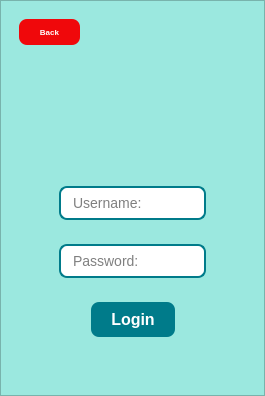
      <widget class="QWidget" name="page_2">
       <layout class="QGridLayout" name="gridLayout_3">
        <property name="leftMargin">
         <number>0</number>
        </property>
        <property name="topMargin">
         <number>0</number>
        </property>
        <property name="rightMargin">
         <number>0</number>
        </property>
        <property name="bottomMargin">
         <number>0</number>
        </property>
        <item row="0" column="0">
         <widget class="QFrame" name="frame_2">
          <property name="sizePolicy">
           <sizepolicy hsizetype="Expanding" vsizetype="Expanding">
            <horstretch>0</horstretch>
            <verstretch>0</verstretch>
           </sizepolicy>
          </property>
          <property name="styleSheet">
           <string notr="true">background-color: rgb(155, 232, 223);</string>
          </property>
          <property name="frameShape">
           <enum>QFrame::Shape::StyledPanel</enum>
          </property>
          <property name="frameShadow">
           <enum>QFrame::Shadow::Raised</enum>
          </property>
          <layout class="QVBoxLayout" name="verticalLayout_2">
           <item>
            <widget class="QWidget" name="widget_5" native="true">
             <layout class="QHBoxLayout" name="horizontalLayout_5">
              <item>
               <widget class="QPushButton" name="backBtn_1">
                <property name="styleSheet">
                 <string notr="true">QPushButton {
    
	background-color: rgb(240, 8, 11);
    color: white;
    border: none;
    border-radius: 8px;
    padding: 8px 20px;
    font-size: 8px;
	
    font-weight: bold;
}

QPushButton:hover {
    background-color: rgb(220, 8, 11);
}

QPushButton:pressed {
    background-color: rgb(250, 8, 11);
}
</string>
                </property>
                <property name="text">
                 <string>Back</string>
                </property>
               </widget>
              </item>
              <item>
               <spacer name="horizontalSpacer_10">
                <property name="orientation">
                 <enum>Qt::Orientation::Horizontal</enum>
                </property>
                <property name="sizeHint" stdset="0">
                 <size>
                  <width>40</width>
                  <height>20</height>
                 </size>
                </property>
               </spacer>
              </item>
             </layout>
            </widget>
           </item>
           <item>
            <spacer name="verticalSpacer_5">
             <property name="orientation">
              <enum>Qt::Orientation::Vertical</enum>
             </property>
             <property name="sizeHint" stdset="0">
              <size>
               <width>20</width>
               <height>40</height>
              </size>
             </property>
            </spacer>
           </item>
           <item>
            <widget class="QLabel" name="loginHeaderLabel">
             <property name="styleSheet">
              <string notr="true">font-size: 20pt;
font-weight: bold;
color: rgb(0, 0, 0);</string>
             </property>
             <property name="text">
              <string/>
             </property>
             <property name="alignment">
              <set>Qt::AlignmentFlag::AlignHCenter|Qt::AlignmentFlag::AlignTop</set>
             </property>
            </widget>
           </item>
           <item>
            <spacer name="verticalSpacer_4">
             <property name="orientation">
              <enum>Qt::Orientation::Vertical</enum>
             </property>
             <property name="sizeHint" stdset="0">
              <size>
               <width>20</width>
               <height>40</height>
              </size>
             </property>
            </spacer>
           </item>
           <item>
            <widget class="QWidget" name="widget_2" native="true">
             <layout class="QHBoxLayout" name="horizontalLayout_2">
              <item>
               <spacer name="horizontalSpacer_4">
                <property name="orientation">
                 <enum>Qt::Orientation::Horizontal</enum>
                </property>
                <property name="sizeHint" stdset="0">
                 <size>
                  <width>40</width>
                  <height>20</height>
                 </size>
                </property>
               </spacer>
              </item>
              <item>
               <widget class="QLineEdit" name="usernameLoginLineEdit">
                <property name="styleSheet">
                 <string notr="true">QLineEdit {
    background-color: white;
    border: 2px solid #007B8A;   
    border-radius: 8px;
    padding: 6px 10px;
    font-size: 14px;
    color: black;
}





</string>
                </property>
                <property name="placeholderText">
                 <string>Username:</string>
                </property>
               </widget>
              </item>
              <item>
               <spacer name="horizontalSpacer_5">
                <property name="orientation">
                 <enum>Qt::Orientation::Horizontal</enum>
                </property>
                <property name="sizeHint" stdset="0">
                 <size>
                  <width>40</width>
                  <height>20</height>
                 </size>
                </property>
               </spacer>
              </item>
             </layout>
            </widget>
           </item>
           <item>
            <widget class="QWidget" name="widget_3" native="true">
             <layout class="QHBoxLayout" name="horizontalLayout_3">
              <item>
               <spacer name="horizontalSpacer_6">
                <property name="orientation">
                 <enum>Qt::Orientation::Horizontal</enum>
                </property>
                <property name="sizeHint" stdset="0">
                 <size>
                  <width>40</width>
                  <height>20</height>
                 </size>
                </property>
               </spacer>
              </item>
              <item>
               <widget class="QLineEdit" name="passwordloginLineEdit">
                <property name="styleSheet">
                 <string notr="true">QLineEdit {
    background-color: white;
    border: 2px solid #007B8A;   /* a deep teal for contrast */
    border-radius: 8px;
    padding: 6px 10px;
    font-size: 14px;
    color: black;
}

</string>
                </property>
                <property name="placeholderText">
                 <string>Password:</string>
                </property>
               </widget>
              </item>
              <item>
               <spacer name="horizontalSpacer_7">
                <property name="orientation">
                 <enum>Qt::Orientation::Horizontal</enum>
                </property>
                <property name="sizeHint" stdset="0">
                 <size>
                  <width>40</width>
                  <height>20</height>
                 </size>
                </property>
               </spacer>
              </item>
             </layout>
            </widget>
           </item>
           <item>
            <widget class="QWidget" name="widget_4" native="true">
             <layout class="QHBoxLayout" name="horizontalLayout_4">
              <item>
               <spacer name="horizontalSpacer_8">
                <property name="orientation">
                 <enum>Qt::Orientation::Horizontal</enum>
                </property>
                <property name="sizeHint" stdset="0">
                 <size>
                  <width>40</width>
                  <height>20</height>
                 </size>
                </property>
               </spacer>
              </item>
              <item>
               <widget class="QPushButton" name="loginBtn">
                <property name="cursor">
                 <cursorShape>PointingHandCursor</cursorShape>
                </property>
                <property name="styleSheet">
                 <string notr="true">QPushButton {
    background-color: #007B8A;
    color: white;
    border: none;
    border-radius: 8px;
    padding: 8px 20px;
    font-size: 16px;
    font-weight: bold;
}

QPushButton:hover {
    background-color: #0097A7;
}

QPushButton:pressed {
    background-color: #005F6A;
}

QPushButton:disabled {
    background-color: #cccccc;
    color: #666666;
}
</string>
                </property>
                <property name="text">
                 <string>Login</string>
                </property>
               </widget>
              </item>
              <item>
               <spacer name="horizontalSpacer_9">
                <property name="orientation">
                 <enum>Qt::Orientation::Horizontal</enum>
                </property>
                <property name="sizeHint" stdset="0">
                 <size>
                  <width>40</width>
                  <height>20</height>
                 </size>
                </property>
               </spacer>
              </item>
             </layout>
            </widget>
           </item>
           <item>
            <spacer name="verticalSpacer_3">
             <property name="orientation">
              <enum>Qt::Orientation::Vertical</enum>
             </property>
             <property name="sizeHint" stdset="0">
              <size>
               <width>20</width>
               <height>40</height>
              </size>
             </property>
            </spacer>
           </item>
          </layout>
         </widget>
        </item>
       </layout>
      </widget>
